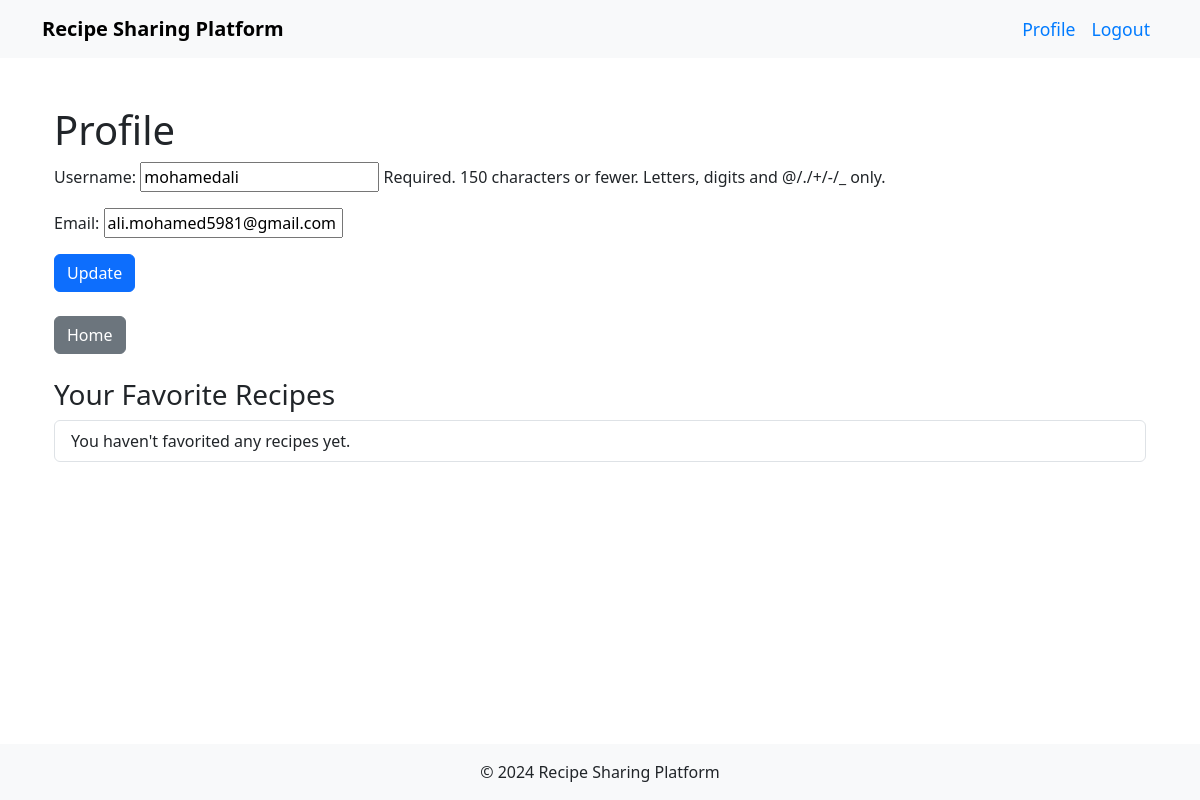
Before: /users/profile/ (signed in) with the older database file.
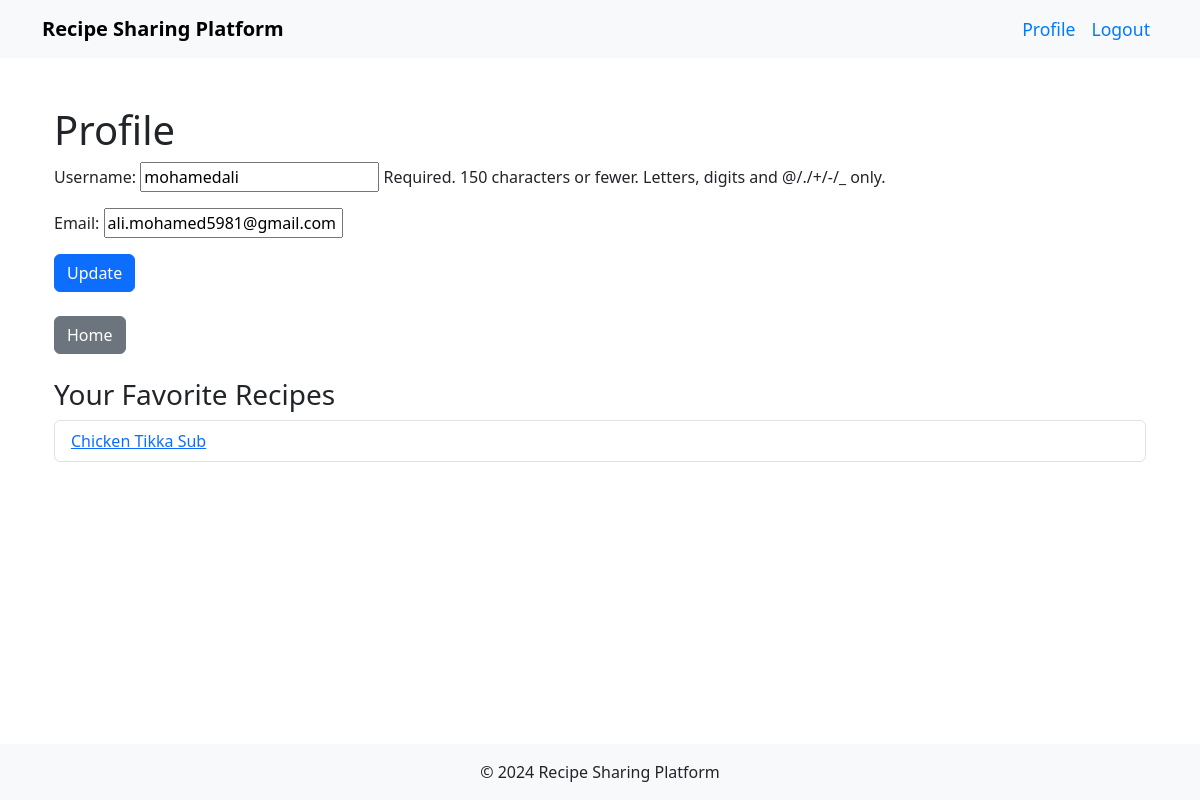
After: the same page with the newer database file.
### recipes/models.py (models this page shows, shortened)
class Recipe(models.Model):
    title = models.CharField(max_length=200)
    description = models.TextField()
    ingredients = models.TextField()
    instructions = models.TextField()
    category = models.ForeignKey(Category, on_delete=models.CASCADE, related_name='recipes')
    favorites = models.ManyToManyField(User, related_name='favorite_recipes', blank=True)  # New field to track likes
    creator = models.ForeignKey(User, on_delete=models.CASCADE)  # Link to User

### users/views.py (the view)
# urls.py: path('profile/', views.profile, name='profile'),
@login_required
def profile(request):
    user_favorites = request.user.favorite_recipes.all()  # Fetch the user's favorited recipes
    if request.method == 'POST':
        form = UserUpdateForm(request.POST, instance=request.user)
        if form.is_valid():
            form.save()
            messages.success(request, 'Your profile has been updated!')
            return redirect('profile')
    else:
        form = UserUpdateForm(instance=request.user)
    return render(request, 'users/profile.html', {'form': form, 'favorites': user_favorites})

### users/forms.py
class UserUpdateForm(forms.ModelForm):
    email = forms.EmailField()
    class Meta:
        model = User
        fields = ['username', 'email']

### users/templates/users/profile.html (shortened to what this page needs)
{% extends 'recipes/base.html' %}
{% block content %}
    <div class="container">
        <h1 class="mt-4">Profile</h1>
        <form method="post">
            {{ form.as_p }}
            <button type="submit" class="btn btn-primary">Update</button>
        </form>
        <div class="mt-4">
            <a href="{% url 'recipe_index' %}" class="btn btn-secondary">Home</a>
        </div>
        <h3 class="mt-4">Your Favorite Recipes</h3>
        <ul class="list-group">
            {% for recipe in favorites %}
            <li class="list-group-item"><a href="{% url 'recipe_detail' recipe.id %}">{{ recipe.title }}</a></li>
            {% empty %}
            <li class="list-group-item">You haven't favorited any recipes yet.</li>
            {% endfor %}
        </ul>
    </div>
{% endblock %}

Changed rows visible on the page:
added Recipe: title "Chicken Tikka Sub"
Other visible differences:
text no longer shown: "You haven't favorited any recipes yet."
